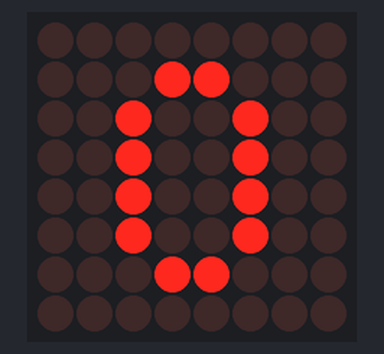
The sketch below on a simulated Arduino Mega 2560, built with avr-gcc and run on an emulated ATmega2560. Shown: 8×8 LED matrix.

Above: at 0.1 s.
At 0.6 s:
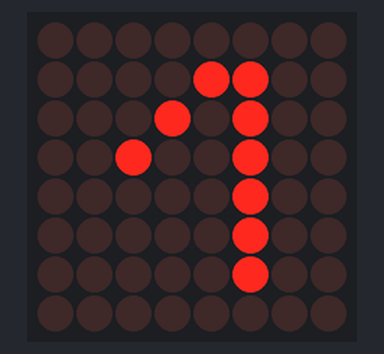
At 1.1 s:
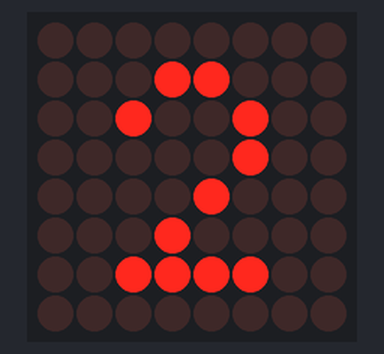
At 1.6 s:
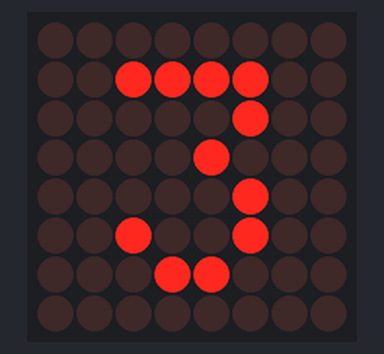
At 2.1 s:
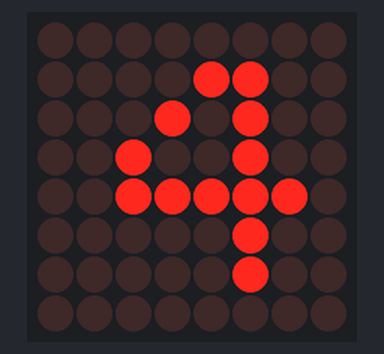

The sketch:

juegoPong.ino
```cpp
#include "LedControl.h"
LedControl ledControl = LedControl(51, 53, 49, 1); // LedControl(DIN, CLK, CS / LOAD, # de dispositivos (cantidad de modulos) de 1 a 8)

#define retraso 500 // Lapso de espera

int filas[] = {0, 1, 2, 3, 4, 5, 6, 7}; // filas encienden con 0
int columnas[] = {8, 9, 10, 11, 12, 13, 23, 25}; // columnas encienden con 1

byte puntuacion[5][8] {
  {
    B00000000,
    B00011000,
    B00100100,
    B00100100,
    B00100100,
    B00100100,
    B00011000,
    B00000000
  },
  {
    B00000000,
    B00001100,
    B00010100,
    B00100100,
    B00000100,
    B00000100,
    B00000100,
    B00000000
  },
  {
    B00000000,
    B00011000,
    B00100100,
    B00000100,
    B00001000,
    B00010000,
    B00111100,
    B00000000
  },
  {
    B00000000,
    B00111100,
    B00000100,
    B00001000,
    B00000100,
    B00100100,
    B00011000,
    B00000000
  },
  {
    B00000000,
    B00001100,
    B00010100,
    B00100100,
    B00111110,
    B00000100,
    B00000100,
    B00000000
  }
};

void setup() {
  inizializarMatrizDirecta();
  inicializarMatrizControlador();
}

void loop() {
  for (int i = 0; i < 5; i++) {
    mostrarPunteoControlador(i);
    delay(retraso);
  }
}

void inizializarMatrizDirecta() {
  for (int i = 0; i < 8; i++) {
    pinMode(columnas[i], OUTPUT);
  }
  for (int i = 0; i < 8; i++) {
    pinMode(filas[i], OUTPUT);
  }

  // Limpiar Matriz
  for (int i = 0; i < 8; i++) {
    digitalWrite(columnas[i], LOW);
  }
  for (int i = 0; i < 8; i++) {
    digitalWrite(filas[i], HIGH);
  }
}

void inicializarMatrizControlador() {
  ledControl.shutdown(0, false); // shutdown(# de dispositivo (indice), estado)
  ledControl.setIntensity(0, 15); // setIntensity(# de dispositivo (indice), intensidad de brillo del led de 0 a 15)
  ledControl.clearDisplay(0); // clearDisplay(# de dispositivo)
}

void mostrarPunteoControlador(int punteo) {
  for (int i = 0; i < 8; i++) {
    ledControl.setRow(0, i, puntuacion[punteo][i]); // setRow(# de dispositivo, # fila, contenido)
  }
}
```

Measured:
- by itself, everything shown: repeats every 2.5 s, in 5 steps
- what the display in image 1 shows lasts 0.5 s, from 0.5 s to 1.0 s
